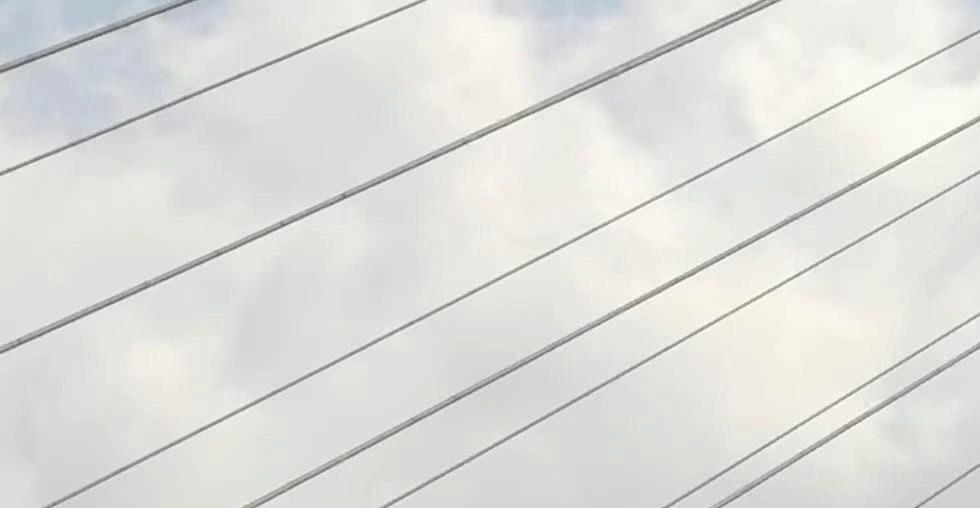
#> input picture frame 65 of media/shihumobile_cut.mp4, 980 x 508 px, given in place of test_cropped_1-11.mp4, which was not available
$ python video_nosiy.py
#> lines starting #> are read from the running program, lines starting #| are printed output that depends on the picture
#> in video_noisy, frame is the input picture: shape (508, 980, 3); mean B, G, R 219.4, 223.1, 222.6
### progress_bar.py
# notation func：进度条

def print_progress_bar(iteration, total, prefix='', suffix='', length=50, fill='█'):
    """
    打印进度条和百分比
    :param iteration: 当前迭代次数
    :param total: 总迭代次数
    :param prefix: 前缀字符串
    :param suffix: 后缀字符串
    :param length: 进度条长度
    :param fill: 进度条填充字符
    """
    percent = ("{0:.1f}").format(100 * (iteration / float(total)))
    filled_length = int(length * iteration // total)
    bar = fill * filled_length + '-' * (length - filled_length)
    print(f'\r{prefix} |{bar}| {percent}% {suffix} {iteration}/{total}', end="\r")
    if iteration == total:
        print()

### video_nosiy.py
# notation func：视频加噪声

import numpy as np
import cv2
import sys
from progress_bar import print_progress_bar

# [41 lines of commented-out code are left out]

def add_noise(image, noise_type="gaussian", noise_level=0.1):
    """
    Add specified noise to an image with a given noise level.
    :param image: input image
    :param noise_type: type of noise to add ('gaussian', 'salt_pepper', 'poisson', 'speckle', etc.)
    :param noise_level: intensity of the noise
    :return: noisy image
    """
#> called with noise_type = 'salt_pepper', noise_level = 0.05
    row, col, ch = image.shape
#> row = 508; col = 980; ch = 3
    if noise_type == "gaussian":
        mean = 0
        var = noise_level
        sigma = var**0.5
        gauss = np.random.normal(mean, sigma, (row, col, ch))
        gauss = gauss.reshape(row, col, ch)
        noisy = image + gauss
        return noisy.clip(0, 255).astype(np.uint8)
    elif noise_type == "salt_pepper":
        s_vs_p = 0.5
        amount = noise_level
        out = np.copy(image)
        # Salt mode
        num_salt = np.ceil(amount * image.size * s_vs_p)
#> num_salt = 37338
        coords = [np.random.randint(0, i - 1, int(num_salt)) for i in image.shape]
        out[tuple(coords)] = 1
        # Pepper mode
        num_pepper = np.ceil(amount * image.size * (1. - s_vs_p))
#> num_pepper = 37338
        coords = [np.random.randint(0, i - 1, int(num_pepper)) for i in image.shape]
        out[tuple(coords)] = 0
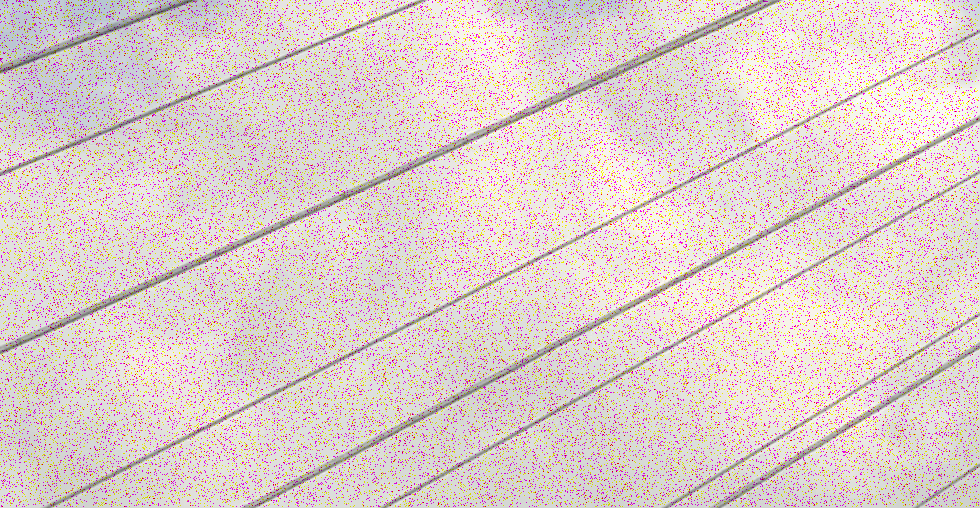
#> out: shape (508, 980, 3); mean B, G, R 203.6, 207, 222.6
        return out
    elif noise_type == "poisson":
        # Poisson noise level is not easily adjustable, it depends on the image data
        vals = len(np.unique(image))
        vals = 2 ** np.ceil(np.log2(vals))
        noisy = np.random.poisson(image * vals) / float(vals)
        return noisy
    elif noise_type == "speckle":
        gauss = np.random.randn(row, col, ch) * noise_level
        gauss = gauss.reshape(row, col, ch)
        noisy = image + image * gauss
        return noisy.clip(0, 255).astype(np.uint8)

    return image  # Return original image if noise type is not recognized

def video_noisy(video_path, noise_type, noise_level):
    # 打开视频文件
    cap = cv2.VideoCapture(video_path)
    if not cap.isOpened():
        print("Error: Could not open video.")
        return

    # 获取原视频的帧率和FourCC编码
    frame_rate = int(cap.get(cv2.CAP_PROP_FPS))
    original_fourcc = int(cap.get(cv2.CAP_PROP_FOURCC))
    fourcc_chars = "".join([chr((original_fourcc >> 8 * i) & 0xFF) for i in range(4)])
    fourcc = cv2.VideoWriter_fourcc(*fourcc_chars)

    frame_width = int(cap.get(cv2.CAP_PROP_FRAME_WIDTH))
    frame_height = int(cap.get(cv2.CAP_PROP_FRAME_HEIGHT))
    total_frames = int(cap.get(cv2.CAP_PROP_FRAME_COUNT))

    file_extension = video_path.split('.')[-1]
    output_path = f"{video_path.rsplit('.', 1)[0]}_{noise_type}_{noise_level}.{file_extension}"

    # 创建视频写入对象
    out = cv2.VideoWriter(output_path, fourcc, frame_rate, (frame_width, frame_height))

    frame_count = 0
    while True:
        ret, frame = cap.read()
        if not ret:
            break

        frame_count += 1
        print_progress_bar(frame_count, total_frames, prefix=f'Adding noise to the video:', suffix='Complete')

        # 添加噪声
        noisy_frame = add_noise(frame, noise_type, noise_level)

        # 写入新视频
        out.write(noisy_frame.astype(np.uint8))

        cv2.imshow("Nosiy frame", noisy_frame)
        if cv2.waitKey(11) & 0xFF == ord('q'):
#> (key q is pressed here)
                break

    # 释放资源
    cap.release()
    out.release()
    print(f"Noisy video saved to {output_path}")

    return output_path

if __name__ == "__main__":
    video_path = '/Users/youkipepper/Desktop/pbMoMa/media/test/test_cropped_1-11.mp4'
    nosiy_video_path = video_noisy(video_path, 'salt_pepper', 0.05)

$ run again, starting later in the video
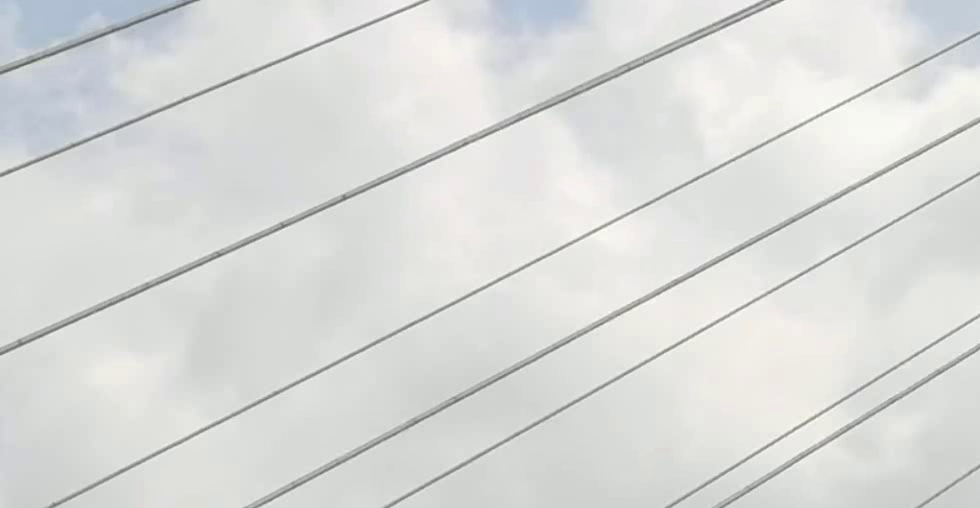
#> input picture frame 295 of media/shihumobile_cut.mp4, 980 x 508 px, given in place of test_cropped_1-11.mp4, which was not available
#> in video_noisy, frame is the input picture: shape (508, 980, 3); mean B, G, R 218, 219.9, 218.8
#> in add_noise, `out[tuple(coords)] = 0`:
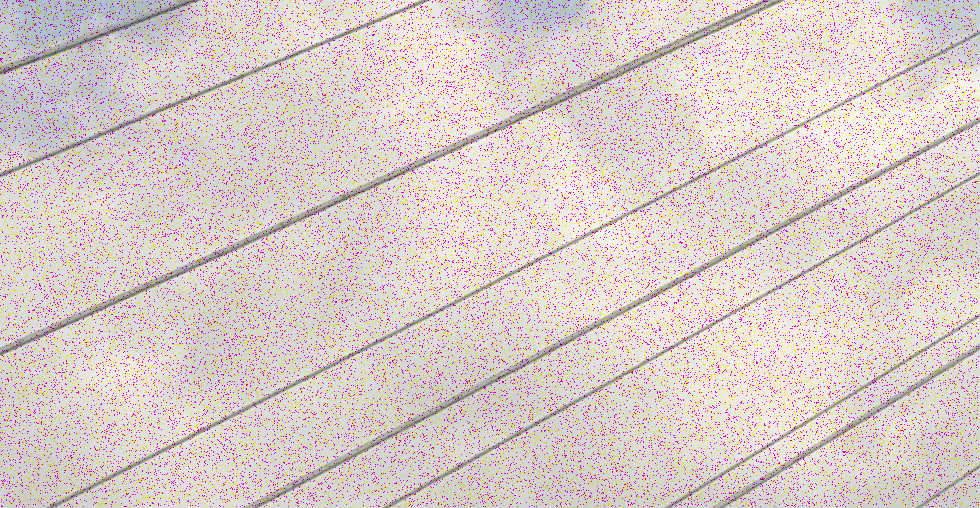
#> out: shape (508, 980, 3); mean B, G, R 202.3, 204.1, 218.8

$ run again, starting later in the video
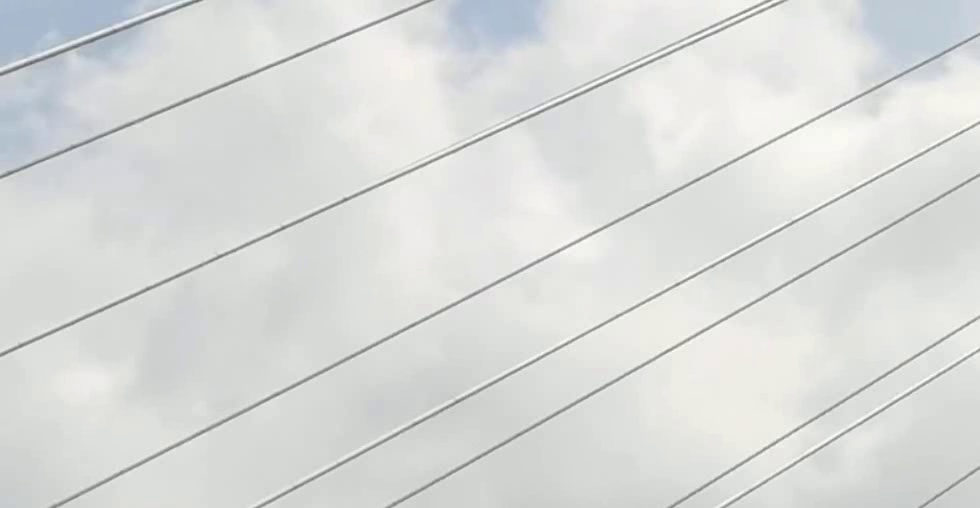
#> input picture frame 524 of media/shihumobile_cut.mp4, 980 x 508 px, given in place of test_cropped_1-11.mp4, which was not available
#> in video_noisy, frame is the input picture: shape (508, 980, 3); mean B, G, R 218, 219.7, 218
#> in add_noise, `out[tuple(coords)] = 0`:
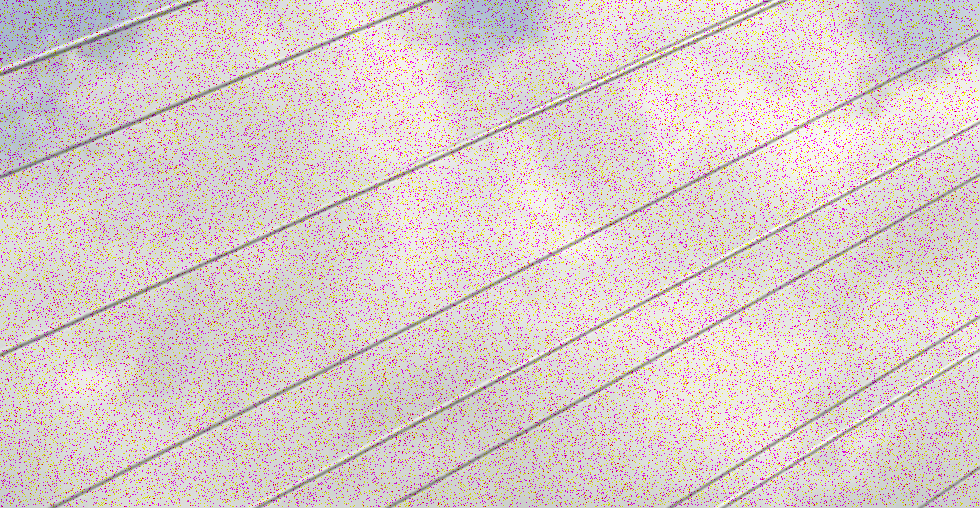
#> out: shape (508, 980, 3); mean B, G, R 202.3, 203.8, 218
